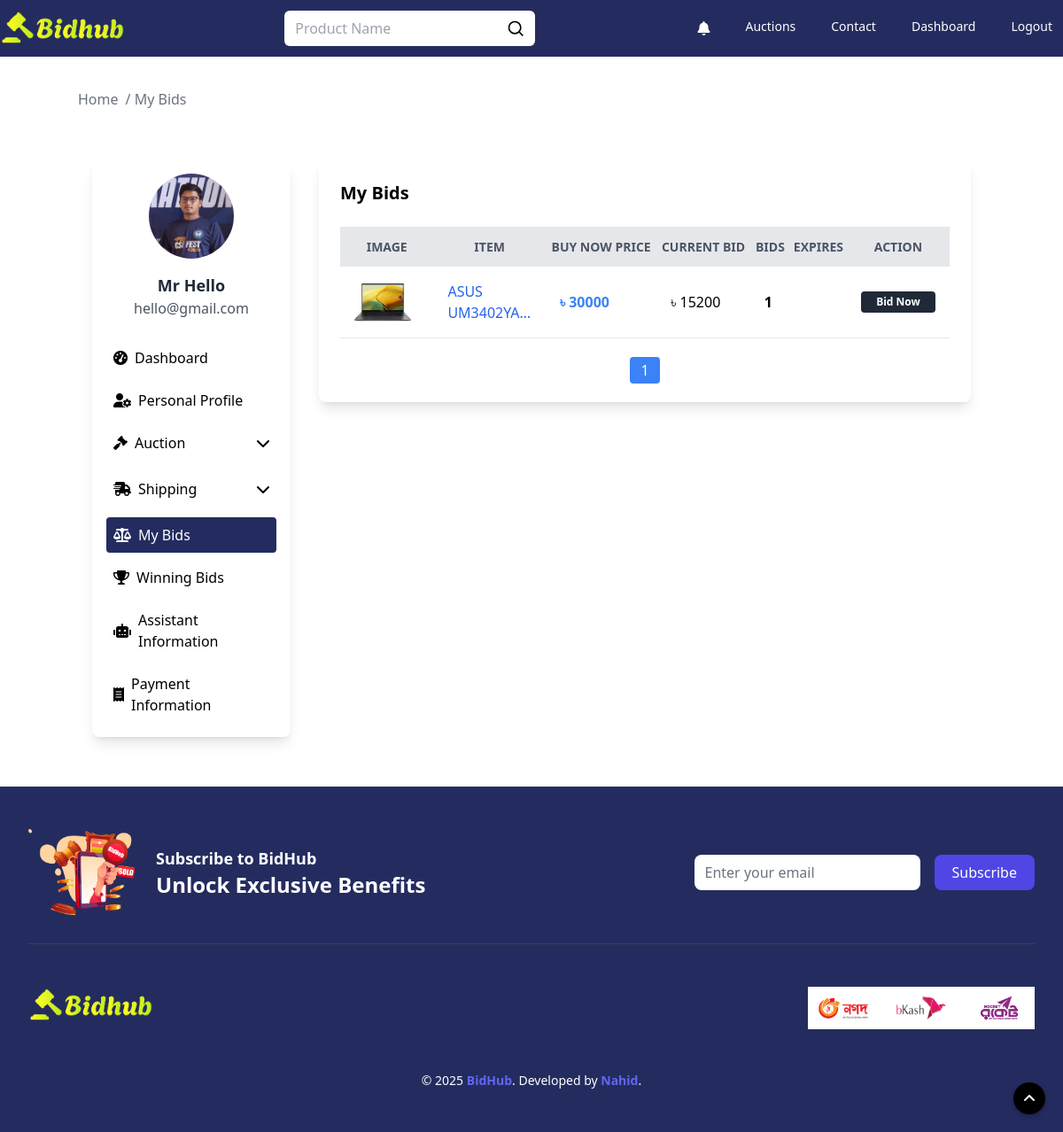
/user/bid (signed in), run on an earlier commit of the app's database.
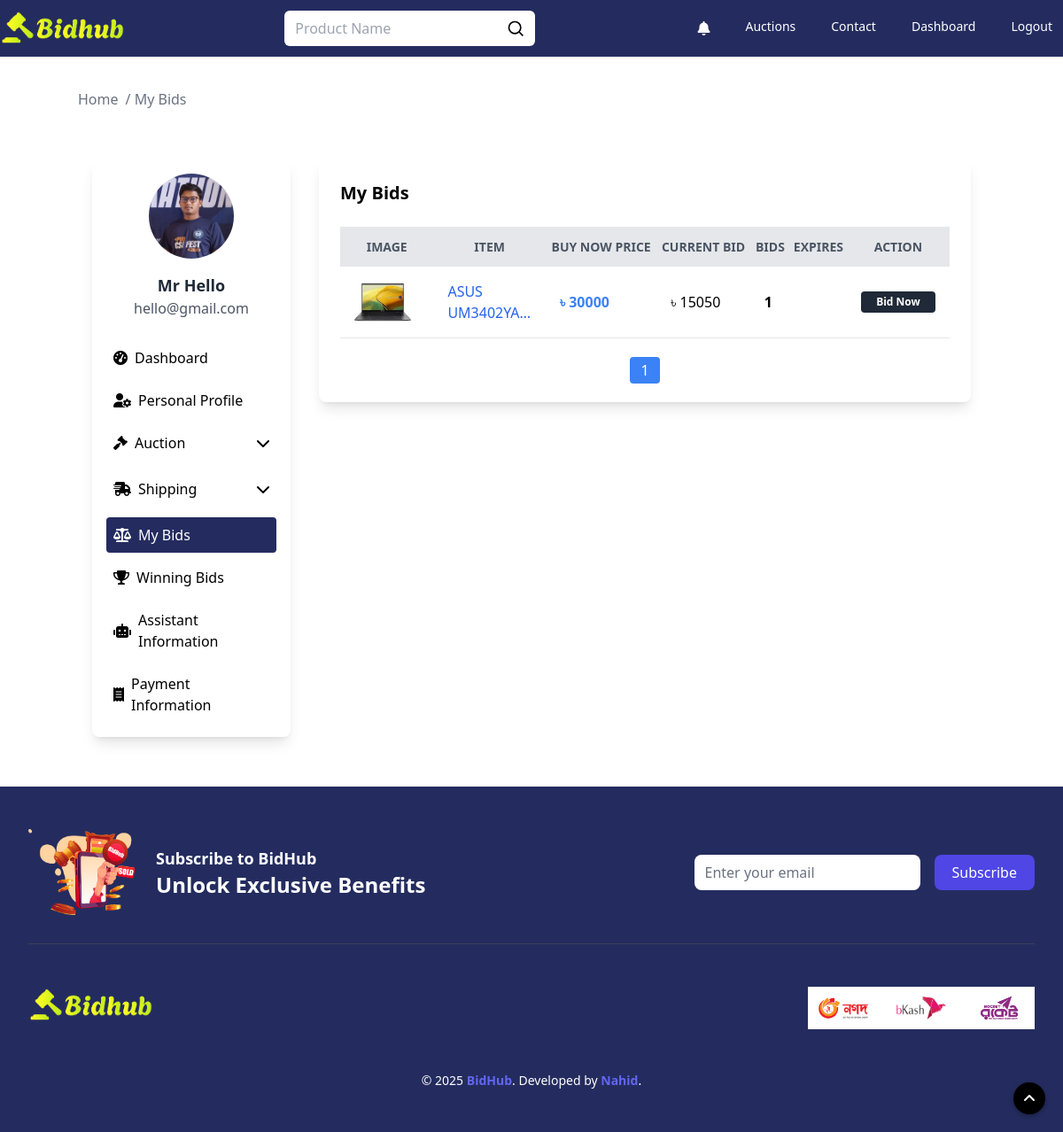
And on a later commit of the database.
### auctions/models.py (models this page shows, shortened)
class AuctionList(models.Model):
    user = models.ForeignKey(User, on_delete=models.CASCADE, null=True)
    title = models.CharField(max_length=2000)
    desc = tinymce_models.HTMLField()
    starting_bid = models.IntegerField()
    buy_now_price = models.IntegerField(default=0)
    bid_watch_list = models.IntegerField(default=0)
    expire_date = models.DateTimeField(blank=False, null=True)
    categories = models.ManyToManyField('Category', through='AuctionCategory')
    active_bool = models.BooleanField(default=True)
    created_at = models.DateTimeField(auto_now_add=True)
    updated_at = models.DateTimeField(auto_now=True)

### auctions/views.py (the view)
# urls.py: path("user/bid", views.user_bid, name="userBids"),
@login_required(login_url='login')
def user_bid(request):
    userBids = Bids.objects.filter(user=request.user)
    user_auctions = AuctionList.objects.filter(id__in=[bid.auction_id for bid in userBids])
    for auction in user_auctions:
        first_image = AuctionImage.objects.filter(auction=auction).first()
        if first_image:
            auction.image_url = request.build_absolute_uri(first_image.image_url.url)
        else:
            auction.image_url = None
        auction.total_bids = Bids.objects.filter(auction=auction).count()
        current_bid = Bids.objects.filter(auction=auction).aggregate(Max('bid'))['bid__max']
        auction.current_bid = current_bid if current_bid is not None else 0
    paginator = Paginator(user_auctions, 5)
    page_number = request.GET.get("page")
    page_obj = paginator.get_page(page_number)
    total_auctions = paginator.count
    user = request.user
    profile_picture_url = None
    if user.profile_picture:
        profile_picture_url = request.build_absolute_uri(user.profile_picture.url)
    return render(request, "my-bid.html", {
        'email': user.email,
        'name': f"{user.first_name} {user.last_name}",
        'profile_picture': profile_picture_url,
        'userBids': user_auctions,
        'user_auctions': page_obj,
        'total_auctions': total_auctions
    })

### auctions/templates/my-bid.html (shortened to what the changed rows need)
{% extends "layout.html" %}
{% load static %}
{% block body %}
    <div class="max-w-[1280px] w-full m-auto">
        <section class="my-10">
            <div class="container mx-auto">
                <div class="flex flex-wrap justify-center">
                    <div class="w-full sm:w-2/3 lg:w-3/4 p-4">
                        <div class="bg-white shadow-lg rounded-lg p-6 mb-10">
                            {% if userBids %}
                            <div class="w-full overflow-x-auto">
                                <table class="w-full border-collapse">
                                    <thead>
                                    <tr class="w-full bg-gray-200 text-gray-600 uppercase text-sm leading-normal">
                                        <th class="py-3">Image</th>
                                        <th class="py-3">Item</th>
                                        <th class="py-3">Buy Now Price</th>
                                        <th class="py-3">Current Bid</th>
                                        <th class="py-3">Bids</th>
                                        <th class="py-3">Expires</th>
                                        <th class="py-3">Action</th>
                                    </tr>
                                    </thead>
                                    <tbody>
                                    {% for auction_p_list in userBids %}
                                        <tr class="border-b hover:bg-gray-50">
                                            <td class="py-2 px-4">
                                                <a href="{% url 'auctionDetails' auction_p_list.id %}">
                                                    <img src="{{ auction_p_list.image_url }}"
                                                         alt="{{ auction_p_list.title }}"
                                                         class="h-16 w-auto rounded-lg">
                                                </a>
                                            </td>
                                            <td class="py-2 px-4 w-[100px]">
                                                <a href="{% url 'auctionDetails' auction_p_list.id %}"
                                                   class="text-blue-600 hover:underline line-clamp-2">
                                                </a>
                                            </td>
                                            <td class="py-2 px-4 text-blue-500 font-semibold">
                                                ৳ {{ auction_p_list.buy_now_price }}
                                            </td>
                                            <td class="py-2 px-4">
                                                ৳ {{ auction_p_list.current_bid|default:auction_p_list.starting_bid }}
                                            </td>
                                            <td class="py-2 px-4">
                                                <span class="font-bold">{{ auction_p_list.total_bids|default:"0" }}</span>
                                            </td>
                                            <td class="py-2 px-4">
                                            </td>
                                            <td class="py-2 px-4">
                                                <div class="bg-gray-800 text-center px-3 py-1 text-xs rounded">
                                                    <a href="{% url 'auctionDetails' auction_p_list.id %}"
                                                       class="text-white font-bold">Bid Now</a>
                                                </div>
                                            </td>
                                        </tr>
                                    {% endfor %}
                                    </tbody>
                                </table>
                            </div>
                            {% else %}
                                <p class="w-full text-center text-gray-600">Not found</p>
                            {% endif %}
                        </div>
                    </div>
                </div>
            </div>
        </section>
    </div>
{% endblock %}

What changed in the data, as far as the page shows it:
changed AuctionList: current_bid "15200" → "15050"
